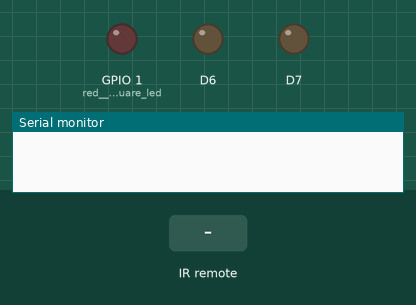
Recording of a sketch running on a simulated ESP8266 (Wemos D1 mini). Shown: output pins drawn as LEDs (lit = HIGH), the last lines printed to the serial monitor. Inputs (shaded band) come from the test bench.

Above: at 1.2 s.
1.3 s: infrared code 0xFD08F7 received
At 2.0 s:
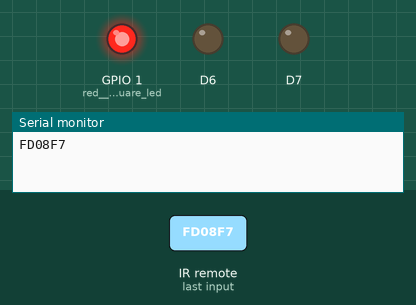
3.8 s: infrared code 0xFD8877 received
At 4.6 s:
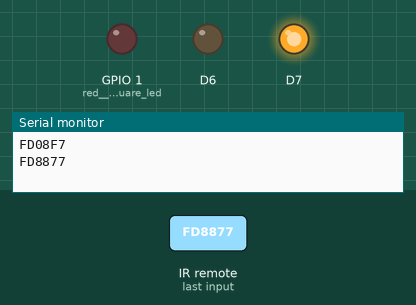
6.3 s: infrared code 0xFD48B7 received
At 7.1 s:
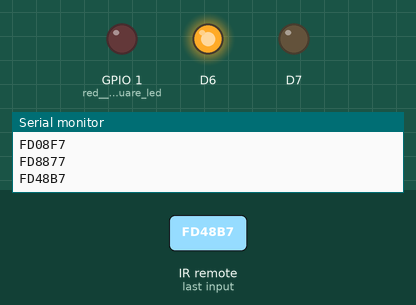
Timing chart, 0 to 9.3 s (numbered marks = the images above; inputs shaded):
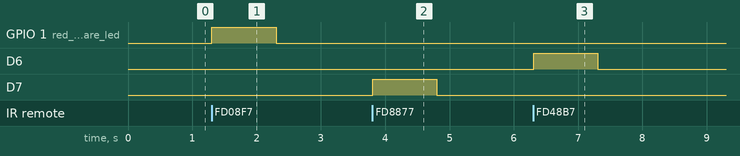

Measured:
- after the input at 1.3 s, GPIO 1 (red____square_led): LOW → HIGH at once, → LOW 1.0 s later
- after the input at 3.8 s, D7: LOW → HIGH at once, → LOW 1.0 s later
- after the input at 6.3 s, D6: LOW → HIGH at once, → LOW 1.0 s later

The sketch:

WeMOS_IRremote_OK_v2.ino
```cpp
/*
//
WeMOS_IRremote_OK_v2

Source  http://www.esp8266learning.com/wemos-infrared-receiver-example.php
Library https://github.com/markszabo/IRremoteESP8266
Ref     https://forum.arduino.cc/index.php?topic=384530.0
   ___
  | X |   VCC = 3.3v
  | \ |   Picture is the front view of the IR Reciever
   ---    0 = FD30CF       5 = FDA857
  | | |   1 = FD08F7       6 = FD6897
  | | |   2 = FD8877       7 = FD18E7
  1 2 3   3 = FD48B7       8 = FD9867
  O G V   4 = FD28D7       9 = FD58A7
  U N C
  T D C


0 = 16593103
1 = 16582903
2 = 16615543
3 = 16599223
4 = 16591063
5 = 16623703
6 = 16607383
7 = 16586983
8 = 16619623
9 = 16603303


 //
*/


#include <IRremoteESP8266.h>
#include <IRrecv.h>
#include <IRutils.h>

int RECV_PIN = D8; //an IR detector connected to D8
IRrecv irrecv(RECV_PIN);
decode_results results;


void setup()
{

  pinMode(D10,OUTPUT); //red    square led
  pinMode(D11,OUTPUT); //yellow square led
  pinMode(D12,OUTPUT); //green  square led

  Serial.begin(115200);
  irrecv.enableIRIn(); // Start the receiver
}


void loop()
{


  if (irrecv.decode(&results))
  {

   serialPrintUint64(results.value,HEX);
   Serial.println(" ");


   if (results.value == 0xFD08F7)
   {
    int key = 1;
    //Red Square LED
    digitalWrite(D10,HIGH);
    delay(1000);
    digitalWrite(D10,LOW);
   }


   if (results.value == 0xFD8877)
   {
    int key = 2;
    //yellow square led
    digitalWrite(D11,HIGH);
    delay(1000);
    digitalWrite(D11,LOW);
   }


   if (results.value == 0xFD48B7)
   {
    int key = 3;
    //green square led
    digitalWrite(D12,HIGH);
    delay(1000);
    digitalWrite(D12,LOW);
   }


   irrecv.resume(); // Receive the next value
  }
  delay(100);


}//void_loop
```
